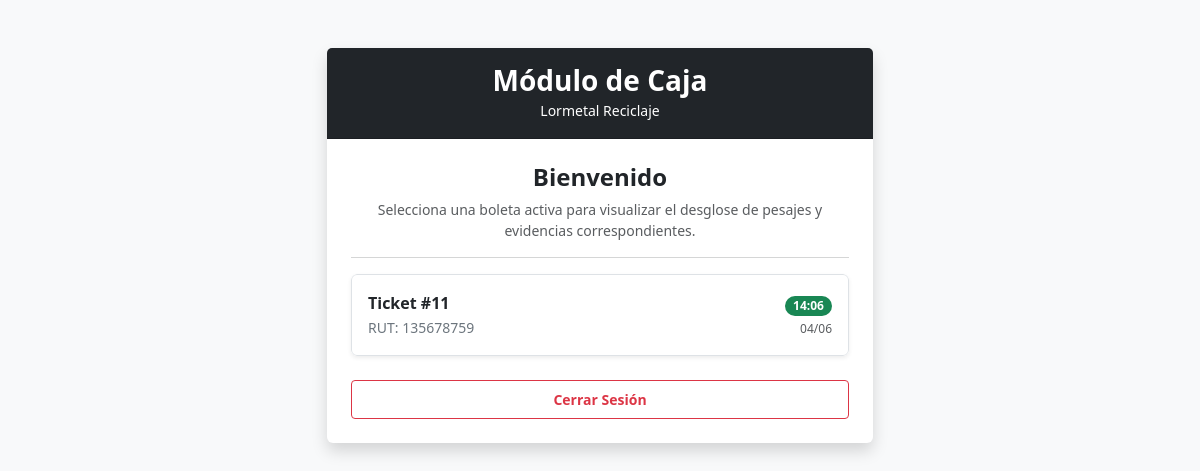
The page /vstc/ (signed in) on the database its author committed.
### reciclaje/models.py (models this page shows, shortened)
class Compra(models.Model):
    id_compra = models.AutoField(primary_key=True)
    id_proveedor = models.ForeignKey(Proveedor, on_delete=models.PROTECT, db_column='id_proveedor')
    id_usuario = models.ForeignKey(Usuario, on_delete=models.PROTECT, db_column='id_usuario')
    fecha_hora = models.DateTimeField(auto_now_add=True)
    numero_acta_pdi = models.CharField(max_length=50, null=True, blank=True)
    total_pagado = models.DecimalField(max_digits=12, decimal_places=2, default=0.00)
    forma_pago = models.CharField(max_length=50, default='Efectivo')
    estado = models.CharField(max_length=30, default='Emitido')
    foto_evidencia = models.ImageField(upload_to='evidencias/', null=True, blank=True)
    observaciones = models.TextField(null=True, blank=True)
    class Meta:
        db_table = 'COMPRA'

class Proveedor(models.Model):
    id_proveedor = models.AutoField(primary_key=True)
    rut = models.CharField(max_length=12, unique=True)
    nombre = models.CharField(max_length=100)
    apellido = models.CharField(max_length=100)
    telefono = models.CharField(max_length=20, null=True, blank=True)
    email = models.CharField(max_length=100, null=True, blank=True)
    activo = models.BooleanField(default=True)
    fecha_registro = models.DateTimeField(auto_now_add=True)
    class Meta:
        db_table = 'PROVEEDOR'
        verbose_name = 'Proveedor'
        verbose_name_plural = 'Proveedores'

### reciclaje/views.py (the view)
# urls.py: path('vstc/', vstacaja, name='vstacja'),
@login_required
def vstacaja(request):
    if request.method == 'POST':
        pass
    compras = Compra.objects.all().order_by('-fecha_hora')
    return render(request, 'reciclaje/vistacaja.html', {'compras': compras})

### reciclaje/templates/reciclaje/vistacaja.html (shortened to what this page needs)
{% extends "reciclaje/base_general.html" %}
{% block base_content %}
<div class="container my-5">
    <div class="row justify-content-center">
        <div class="col-12 col-md-8 col-lg-6">
            <div class="card shadow border-0">
                <div class="card-header bg-dark text-white text-center py-3">
                    <h3 class="mb-0 fw-bold">Módulo de Caja</h3>
                    <small class="text-light-50">Lormetal Reciclaje</small>
                </div>
                <div class="card-body text-center p-4">
                    <h4 class="mb-2 fw-semibold text-dark">Bienvenido</h4>
                    <p class="text-muted small">
                        Selecciona una boleta activa para visualizar el desglose de pesajes y evidencias correspondientes.
                    </p>
                    <hr class="text-muted my-3">
                    <div class="list-group my-3 text-start shadow-sm" style="max-height: 300px; overflow-y: auto;">
                        {% for compra in compras %}
                            <a href="{% url 'boleta_caja' compra.id_compra %}" class="list-group-item list-group-item-action d-flex justify-content-between align-items-center py-3">
                                <div>
                                    <span class="fw-bold text-dark">Ticket #{{ compra.id_compra }}</span><br>
                                    <small class="text-secondary">RUT: {{ compra.id_proveedor.rut }}</small>
                                </div>
                                <div class="text-end">
                                    <span class="badge bg-success rounded-pill px-2 py-1 small">{{ compra.fecha_hora|date:"H:i" }}</span><br>
                                    <small class="text-muted d-block mt-1" style="font-size: 0.75rem;">{{ compra.fecha_hora|date:"d/m" }}</small>
                                </div>
                            </a>
                        {% empty %}
                            <div class="list-group-item text-center py-4 text-muted bg-light">
                                <i class="bi bi-inbox fs-3 d-block mb-2 text-secondary"></i>
                                No se han registrado compras hoy.
                            </div>
                        {% endfor %}
                    </div>
                    <div class="d-flex justify-content-center mt-4">
                        <a href="{% url 'logout' %}" class="btn btn-outline-danger btn-sm w-100 py-2 fw-semibold">
                            Cerrar Sesión
                        </a>
                    </div>
                </div>
            </div>
        </div>
    </div>
</div>
{% endblock %}

### rows shown on the page
Compra: id_compra "11", id_proveedor.rut "135678759", fecha_hora "14:06", fecha_hora "04/06"
